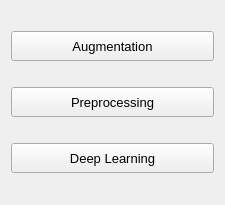
               <widget class="QWidget" name="Segmentation">
                <property name="geometry">
                 <rect>
                  <x>0</x>
                  <y>0</y>
                  <width>225</width>
                  <height>205</height>
                 </rect>
                </property>
                <attribute name="label">
                 <string>Segmentation</string>
                </attribute>
                <layout class="QVBoxLayout" name="verticalLayout_7">
                 <item>
                  <widget class="QPushButton" name="asg">
                   <property name="minimumSize">
                    <size>
                     <width>0</width>
                     <height>30</height>
                    </size>
                   </property>
                   <property name="font">
                    <font>
                     <family>Segoe UI</family>
                     <pointsize>10</pointsize>
                    </font>
                   </property>
                   <property name="text">
                    <string>Augmentation</string>
                   </property>
                   <property name="iconSize">
                    <size>
                     <width>16</width>
                     <height>16</height>
                    </size>
                   </property>
                  </widget>
                 </item>
                 <item>
                  <widget class="QPushButton" name="ps">
                   <property name="minimumSize">
                    <size>
                     <width>0</width>
                     <height>30</height>
                    </size>
                   </property>
                   <property name="font">
                    <font>
                     <family>Segoe UI</family>
                     <pointsize>10</pointsize>
                    </font>
                   </property>
                   <property name="text">
                    <string>Preprocessing</string>
                   </property>
                  </widget>
                 </item>
                 <item>
                  <widget class="QPushButton" name="mls">
                   <property name="minimumSize">
                    <size>
                     <width>0</width>
                     <height>30</height>
                    </size>
                   </property>
                   <property name="font">
                    <font>
                     <family>Segoe UI</family>
                     <pointsize>10</pointsize>
                    </font>
                   </property>
                   <property name="text">
                    <string>Deep Learning</string>
                   </property>
                  </widget>
                 </item>
                </layout>
               </widget>
